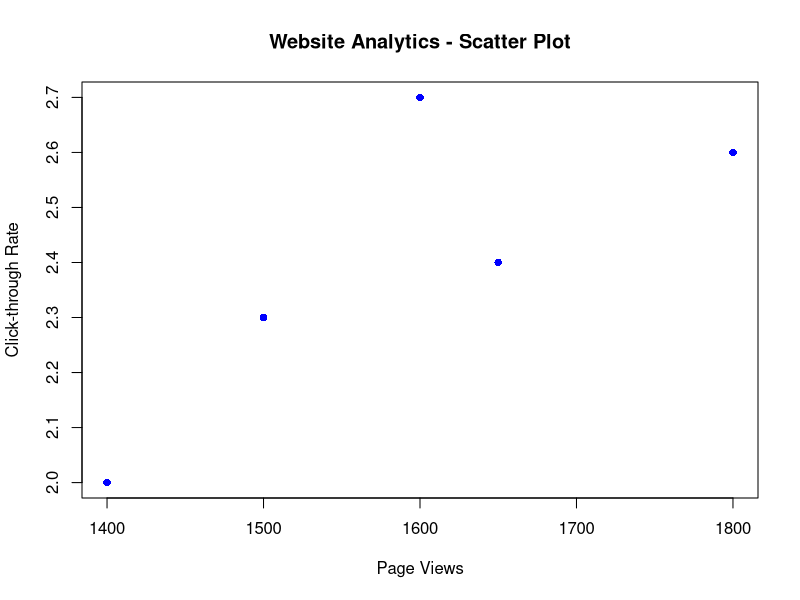
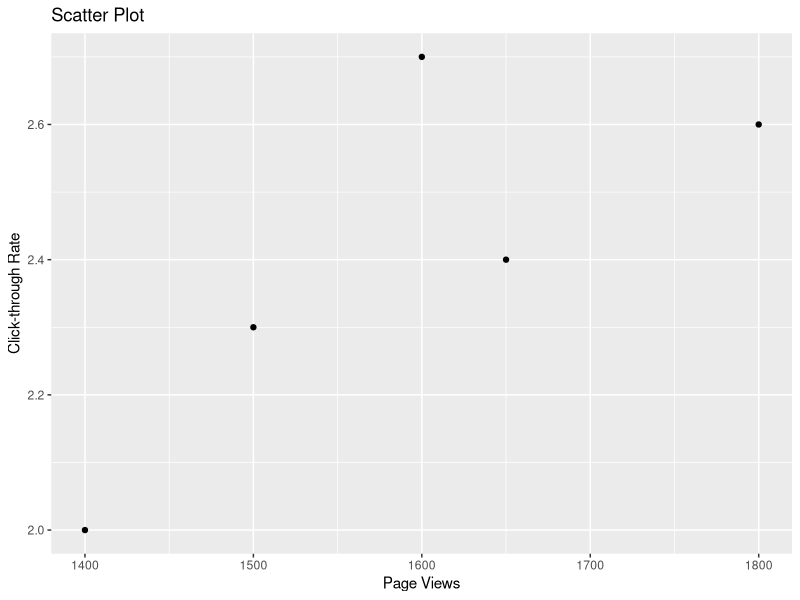

R code for these plots, in order:
# Provided data
data <- data.frame(
  Date = as.Date(c('2023-01-01', '2023-01-02', '2023-01-03', '2023-01-04', '2023-01-05')),
  Page_Views = c(1500, 1600, 1400, 1650, 1800),
  Click_through_Rate = c(2.3, 2.7, 2.0, 2.4, 2.6)
)
# Scatter Plot
plot(data$Page_Views, data$Click_through_Rate, col = "blue", pch = 16,
     main = "Website Analytics - Scatter Plot", xlab = "Page Views", ylab = "Click-through Rate")

#using gg plot
library(ggplot2)

# Given data
data <- data.frame(
  Date = c('2023-01-01', '2023-01-02', '2023-01-03', '2023-01-04', '2023-01-05'),
  Page_Views = c(1500, 1600, 1400, 1650, 1800),
  Click_through_Rate = c(2.3, 2.7, 2.0, 2.4, 2.6)
)

# Scatter Plot
print(ggplot(data, aes(x = Page_Views, y = Click_through_Rate)) +
        geom_point() +
        labs(title = 'Scatter Plot', x = 'Page Views', y = 'Click-through Rate'))
